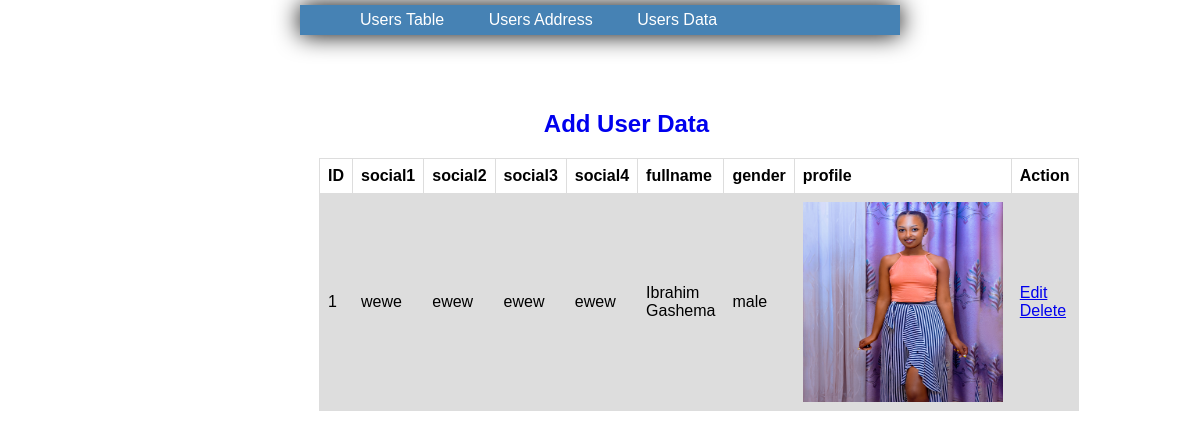
Page /userdata.php on the committed database.
### tables this page shows
CREATE TABLE `users_data` (
  `idd` int(10) NOT NULL,
  `users_id` int(10) NOT NULL,
  `social1` varchar(100) NOT NULL,
  `social2` varchar(100) NOT NULL,
  `social3` varchar(100) NOT NULL,
  `social4` varchar(100) NOT NULL,
  `fullname` varchar(100) NOT NULL,
  `gender` varchar(100) NOT NULL,
  `image` text NOT NULL
);

### userdata.php (the view, shortened to what this page needs)
<?php
    include('config.php');
?>
<html lang="en">
<head>
    <link rel="stylesheet" href="css/style.css">
</head>
<header>
<nav>
<ul>
<li>
<a href="index.php"> Users Table </a>
</li>
<li>
<a href="usersaddress.php"> Users Address </a>
</li>
<li>
<a href="userdata.php"> Users Data </a>
</li>
</ul>
</nav>
</header>
<body>
<h2 style="margin-left: 45%;"><a href="createuserdata.php" style="text-decoration:none;">Add User Data</a></h2>
<table style="margin-left: 25%;">
  <tr>
    <th>ID</th>
    <th>social1</th>
    <th>social2</th>
    <th>social3</th>
    <th>social4</th>
    <th>fullname</th>
    <th>gender</th>
    <th>profile</th>
    <th>Action</th>
  </tr>
  <?php $query=mysqli_query($con, "select * from users_data");
    $id=1;
    while($row=mysqli_fetch_array($query))
    {
    ?>
  <tr>
    <td><?php echo htmlentities($id);?></td>
    <td><?php echo htmlentities($row['social1']);?></td>
    <td><?php echo htmlentities($row['social2']);?></td>
    <td><?php echo htmlentities($row['social3']);?></td>
    <td><?php echo htmlentities($row['social4']);?></td>
    <td><?php echo htmlentities($row['fullname']);?></td>
    <td><?php echo htmlentities($row['gender']);?></td>
    <td><img src="<?php echo $row['image']; ?>" width="200" height="200"></td>
    <td>
        <a href="edit-usersdata.php?id=<?php echo $row['idd']?>">Edit</a>
        <a href="userdata.php?id=<?php echo $row['idd']?>&del=delete" onClick="return confirm('Are you sure you want to delete?')">Delete</a>
    </td>
  </tr>
  <?php $id=$id+1; } ?>
</table>
</body>
</html>

### css/style.css (style rules this page uses)
body { height: 125vh; margin-top: 80px; padding: 30px; background-size: cover; font-family: sans-serif; }
header { background-color: steelblue; position: fixed; left: 0; right: 0; margin-left: 25%; top: 5px; width: 50%; height: 30px; display: flex; align-items: center; box-shadow: 0 0 25px 0 black; }
header * { display: inline; }
header li { margin: 20px; }
header li a { color: white; text-decoration: none; }
table { font-family: arial, sans-serif; border-collapse: collapse; width: 50%; }
td, th { border: 1px solid #dddddd; text-align: left; padding: 8px; }
tr:nth-child(even) { background-color: #dddddd; }

### rows in the picture
users_data: social1 "wewe", social2 "ewew", social3 "ewew", social4 "ewew", fullname "Ibrahim Gashema", gender "male", image (picture)
